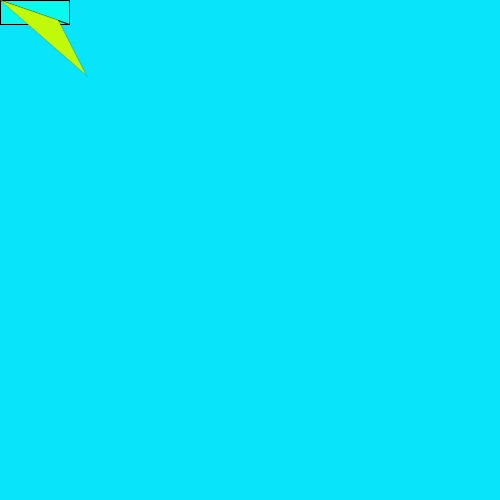
Frame 1 (no input)
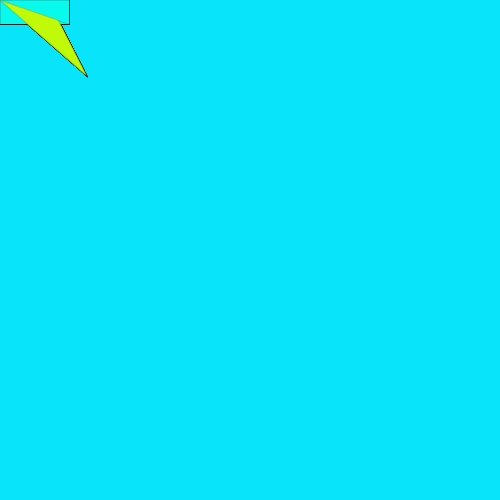
Frame 60 (the mouse pressed at the canvas centre just before this capture)
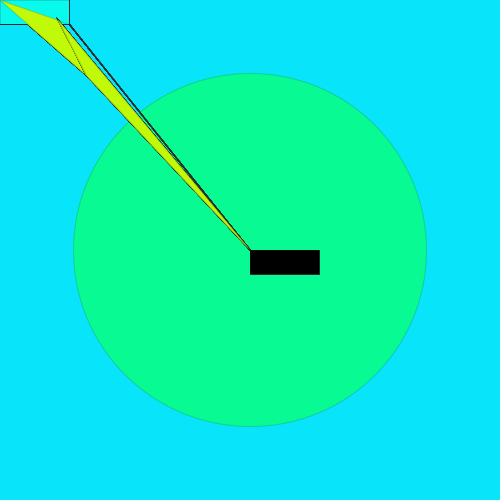
Frame 120 (the mouse held since frame 60 and released just before this capture)

The Processing sketch that drew these frames (run headless with seeded random() and noise(); from frame 60 on, the mouse is pressed at the canvas centre):

// Processing sketch: processing_159300
// ── processing_159300.pde

void setup(){
  size(500,500);
  background(8,228,250);
}
 
void draw(){
  if(mousePressed){
    fill(0);
  }
  else{
    fill(8,250,236);
  }
     rect(mouseY,mouseX,69,24);
    
    line(mouseY,mouseX,69,24);
  
  float k=0;
 
    
    k= dist(mouseY,mouseX,pmouseY,pmouseX); 
    stroke(40,45);
    fill( 8,250,147);
    ellipse(mouseX,mouseY,k,k);
    fill(192,250,8);
    triangle (mouseX, mouseY, 58, 20, 86, 75);
 
  }
